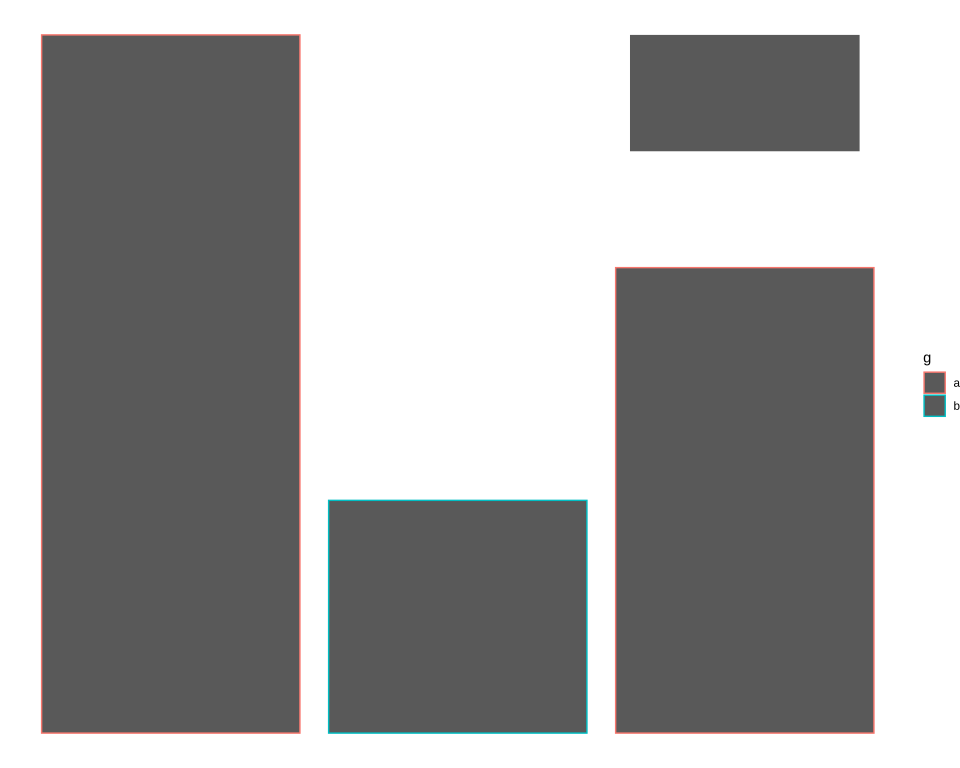

This figure's R source:
# The plot test/golden/theme_void_bars.svg draws, drawn by ggplot2 itself, as ggplot2's own visual tests draw
# their snapshots: the independent check on that golden whenever it changes. The suite never runs
# this; it needs R, ggplot2 and vdiffr, saved as the Docker image giggly-r:ggplot2-4.0.3. From the
# repository's root:
#
#   docker run --rm -v "$PWD/test/golden":/golden:ro giggly-r:ggplot2-4.0.3 \
#     Rscript /golden/theme_void_bars.R > theme_void_bars.ggplot2.svg
#
# and compare the two drawings element by element, as test/golden/point.R describes.
#
# Bars outlined by group and an annotated rectangle in theme_void(), whose paper is its ink with no
# alpha: each bar's and the rectangle's fill the theme's ink mixed 35% toward that paper, black at
# an alpha of A6, as ggplot2 4's GeomRect mixes it from the theme's element_geom(), in the plot and
# in the legend's keys.
#
# First checked with ggplot2 4.0.3 and vdiffr 1.0.9: every element and clip path matches, in
# ggplot2's order.

library(ggplot2)

d <- data.frame(x = c(1, 2, 3), y = c(3, 1, 2), g = c("a", "b", "a"))
plot <- ggplot(d, aes(x, y, colour = g)) +
  geom_col() +
  annotate("rect", xmin = 2.6, xmax = 3.4, ymin = 2.5, ymax = 3) +
  theme_void()

file <- tempfile(fileext = ".svg")
vdiffr::write_svg(plot, file)
cat(readLines(file), sep = "\n")
